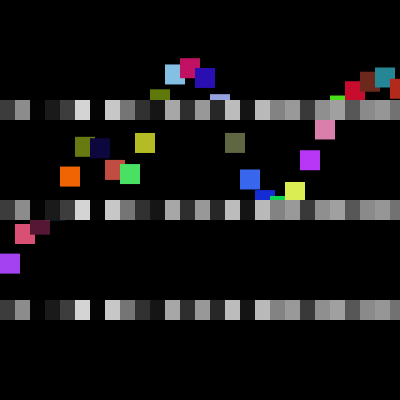
Frame 1 (no input)
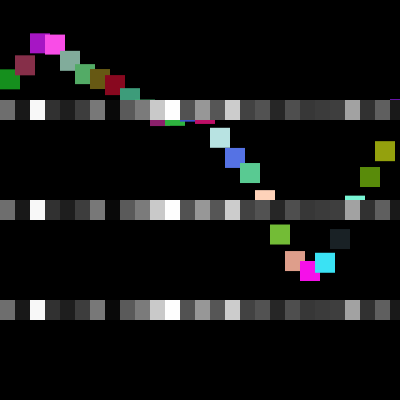
Frame 60 (the mouse pressed at the canvas centre just before this capture)
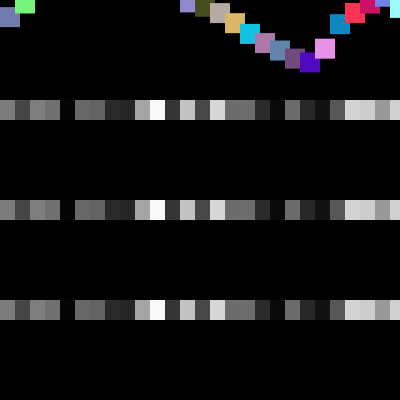
Frame 120 (the mouse held since frame 60 and released just before this capture)

The Processing sketch that drew these frames (run headless with seeded random() and noise(); from frame 60 on, the mouse is pressed at the canvas centre):

// Processing sketch: processing_87243
// ── processing_87243.pde

float yoff = 0.0f;      
float[] yvalues;   
int i = 15;  
int j;                   
 
void setup() {
 
  int j=600;
  int h=200;
  size(400 , 400);
  frameRate(20);
  smooth();
  yvalues = new float[j/i];
}
 
void draw() {
  background(0);
  calcWave();
  renderWave();
 
}
 
void calcWave() {
  float dx = 0.05f;
  float dy = 0.1f;
  float amplitude = 500f;
  yoff += dy;

  float xoff = yoff; 
 
  for (int i = 0; i < yvalues.length; i++) {
   
    yvalues[i] = (2*noise(xoff)-1)*amplitude;   
     
    xoff+=dx;
  }
 
}
 
void renderWave() {
 
  for (int x = 0; x < yvalues.length; x++) {
    noStroke();
    fill(random(255),random(255),random(255));
    rect(x*i,width/2+yvalues[x],20,20);
    
    fill(random(255));
    rect(x*i,100,20,20);
    rect(x*i,200,20,20);
    rect(x*i,300,20,20);

  }
}
